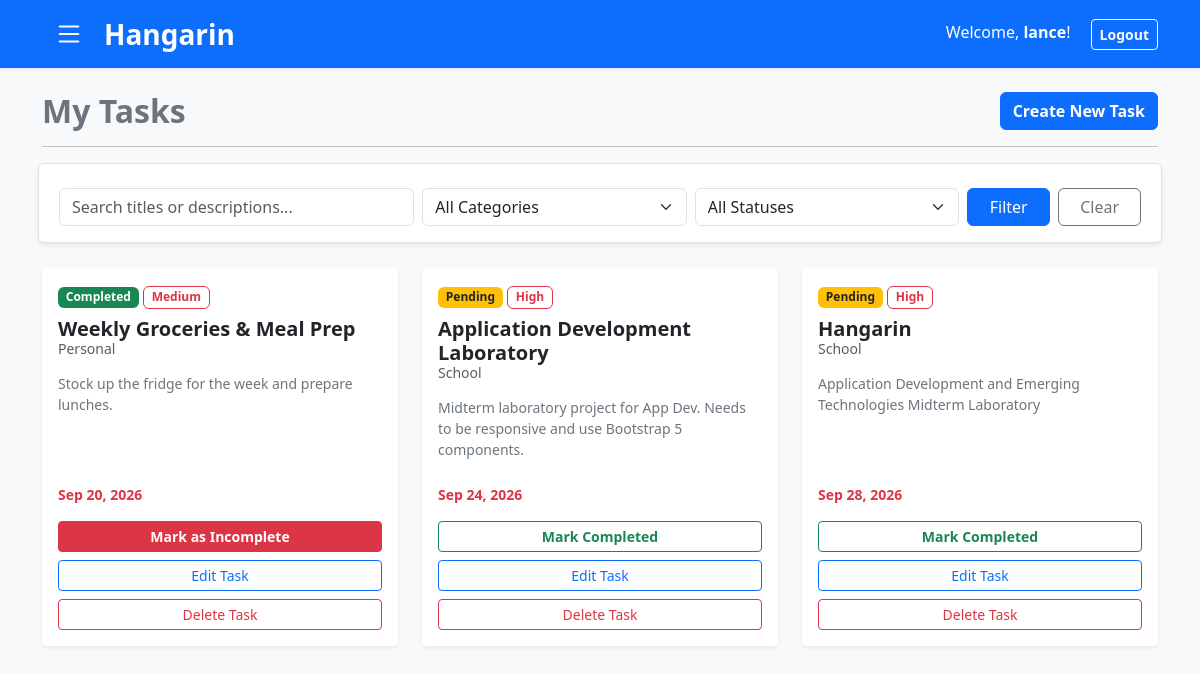
Page /?view=tasks (signed in) on the committed database.
### tasks/models.py (models this page shows, shortened)
class BaseModel(models.Model):
    created_at = models.DateTimeField(auto_now_add=True)
    updated_at = models.DateTimeField(auto_now=True)
    class Meta:
        abstract = True

class Task(BaseModel):
    title = models.CharField(max_length=200)
    description = models.TextField()
    deadline = models.DateTimeField()
    status = models.CharField(max_length=50, choices=STATUS_CHOICES, default="Pending")
    category = models.ForeignKey(Category, on_delete=models.CASCADE)
    priority = models.ForeignKey(Priority, on_delete=models.CASCADE)
    user = models.ForeignKey(User, on_delete=models.CASCADE, null=True, blank=True)

class Priority(BaseModel):
    name = models.CharField(max_length=100)
    class Meta:
        verbose_name = "Priority"
        verbose_name_plural = "Priorities"

class Category(BaseModel):
    name = models.CharField(max_length=100)
    class Meta:
        verbose_name = "Category"
        verbose_name_plural = "Categories"

### tasks/views.py (the view)
# urls.py: path('', views.task_list, name='task_list'),
@login_required
def task_list(request):
    base_tasks = Task.objects.filter(user=request.user)
    total_tasks = base_tasks.count()
    completed_tasks = base_tasks.filter(status='Completed').count()
    pending_tasks = base_tasks.filter(status='Pending').count()
    in_progress_tasks = base_tasks.filter(status='In Progress').count()
    tasks = base_tasks.select_related('category', 'priority').prefetch_related('subtask_set', 'note_set').order_by('deadline')
    search_query = request.GET.get('q', '')
    status_filter = request.GET.get('status', '')
    category_filter = request.GET.get('category', '')
    view_filter = request.GET.get('view', '')
    if search_query:
        tasks = tasks.filter(Q(title__icontains=search_query) | Q(description__icontains=search_query))
    if status_filter:
        tasks = tasks.filter(status=status_filter)
    current_category_id = None
    if category_filter:
        tasks = tasks.filter(category_id=category_filter)
        current_category_id = int(category_filter)
    context = {
        'tasks': tasks,
        'categories': Category.objects.all(),
        'statuses': [choice[0] for choice in STATUS_CHOICES],
        'current_search': search_query,
        'current_status': status_filter,
        'current_category': current_category_id,
        'current_view': view_filter,
        'total_tasks': total_tasks,
        'completed_tasks': completed_tasks,
        'pending_tasks': pending_tasks,
        'in_progress_tasks': in_progress_tasks,
    }
    return render(request, 'tasks/task_list.html', context)

### tasks/templates/tasks/task_list.html (shortened to what this page needs)
{% load socialaccount %}
<!DOCTYPE html>
<html lang="en">
<head>
    <link href="https://cdn.jsdelivr.net/npm/bootstrap@5.3.0/dist/css/bootstrap.min.css" rel="stylesheet">
</head>
<body class="bg-light">
    <nav class="navbar navbar-dark bg-primary shadow-sm mb-4">
        <div class="container d-flex justify-content-between align-items-center">
            <div class="d-flex align-items-center">
                <button class="btn btn-outline-light border-0 me-2 shadow-none" type="button" data-bs-toggle="offcanvas" data-bs-target="#slideMenu" aria-controls="slideMenu" title="Menu">
                </button>
                <a class="navbar-brand fw-bold fs-3 mb-0" href="{% url 'task_list' %}">Hangarin</a>
            </div>
            <div>
                {% if user.is_authenticated %}
                    <span class="text-white me-3 d-none d-md-inline">Welcome, <strong>{{ user.username }}</strong>!</span>
                    <form method="post" action="{% url 'account_logout' %}" class="d-inline">
                        <button type="submit" class="btn btn-outline-light btn-sm fw-bold">Logout</button>
                    </form>
                {% else %}
                    <a href="{% provider_login_url 'google' %}" class="btn btn-danger fw-bold shadow-sm">
                        Sign in
                    </a>
                {% endif %}
            </div>
        </div>
    </nav>
    <div class="container">
        <div class="row mb-3 align-items-center">
            <div class="col">
                <h2 class="fw-bold text-secondary mb-0">
                    {% if not current_status and not current_search and not current_category and not current_view %}
                        Dashboard
                    {% else %}
                        My Tasks
                    {% endif %}
                </h2>
            </div>
            <div class="col text-end">
                <a href="{% url 'task_create' %}" class="btn btn-primary fw-bold">Create New Task</a>
            </div>
        </div>
        <hr class="mb-4">
        {% if not current_status and not current_search and not current_category and not current_view %}
        <div class="row mb-4">
            <div class="col-6 col-md-3 mb-3">
                <div class="card bg-primary text-white shadow-sm border-0 h-100">
                    <div class="card-body text-center py-4">
                        <h2 class="display-6 fw-bold mb-0">{{ total_tasks }}</h2>
                        <span class="small text-white-50 fw-semibold text-uppercase">Total Tasks</span>
                    </div>
                </div>
            </div>
            <div class="col-6 col-md-3 mb-3">
                <div class="card bg-warning text-dark shadow-sm border-0 h-100">
                    <div class="card-body text-center py-4">
                        <h2 class="display-6 fw-bold mb-0">{{ pending_tasks }}</h2>
                        <span class="small text-muted fw-semibold text-uppercase">Pending</span>
                    </div>
                </div>
            </div>
            <div class="col-6 col-md-3 mb-3">
                <div class="card bg-info text-dark shadow-sm border-0 h-100">
                    <div class="card-body text-center py-4">
                        <h2 class="display-6 fw-bold mb-0">{{ in_progress_tasks }}</h2>
                        <span class="small text-muted fw-semibold text-uppercase">In Progress</span>
                    </div>
                </div>
            </div>
            <div class="col-6 col-md-3 mb-3">
                <div class="card bg-success text-white shadow-sm border-0 h-100">
                    <div class="card-body text-center py-4">
                        <h2 class="display-6 fw-bold mb-0">{{ completed_tasks }}</h2>
                        <span class="small text-white-50 fw-semibold text-uppercase">Completed</span>
                    </div>
                </div>
            </div>
        </div>
        {% else %}
        <div class="row mb-4">
            <div class="col">
                <form method="GET" action="{% url 'task_list' %}" class="row g-2 align-items-center bg-white p-3 shadow-sm rounded border">
                    <div class="col-md-4">
                        <input type="text" name="q" class="form-control" placeholder="Search titles or descriptions..." value="{{ current_search }}">
                    </div>
                    <div class="col-md-3">
                        <select name="category" class="form-select">
                            <option value="">All Categories</option>
                        </select>
                    </div>
                    <div class="col-md-3">
                        <select name="status" class="form-select">
                            <option value="">All Statuses</option>
                        </select>
                    </div>
                    <div class="col-md-2 d-flex gap-2">
                        <button type="submit" class="btn btn-primary w-100">Filter</button>
                        <a href="{% url 'task_list' %}{% if current_view == 'tasks' %}?view=tasks{% endif %}" class="btn btn-outline-secondary w-100">Clear</a>
                    </div>
                </form>
            </div>
        </div>
        <div class="row">
            {% for task in tasks %}
            <div class="col-md-6 col-lg-4 mb-4">
                <div class="card h-100 shadow-sm border-0">
                    <div class="card-body">
                        <div class="mb-2">
                            {% if task.status == 'Pending' %}
                                <span class="badge bg-warning text-dark">Pending</span>
                            {% elif task.status == 'In Progress' %}
                                <span class="badge bg-info text-dark">In Progress</span>
                            {% elif task.status == 'Completed' %}
                                <span class="badge bg-success">Completed</span>
                            {% else %}
                                <span class="badge bg-secondary">{{ task.status }}</span>
                            {% endif %}
                            {% if task.priority %}
                                <span class="badge border border-danger text-danger">{{ task.priority.name }}</span>
                            {% endif %}
                        </div>
                        <h5 class="card-title fw-bold mb-1">
                            <a href="{% url 'task_detail' task.pk %}" class="task-title-link">
                                {{ task.title }}
                            </a>
                        </h5>
                        <h6 class="card-subtitle mb-3 text-muted small">
                            {% if task.category %}{{ task.category.name }}{% else %}No Category{% endif %}
                        </h6>
                        <p class="card-text text-secondary small">{{ task.description|truncatechars:100 }}</p>
                    </div>
                    <div class="card-footer bg-white border-top-0 pb-3">
                        <div class="d-flex justify-content-between align-items-center small mb-3">
                            <span class="text-danger fw-semibold">
                                {{ task.deadline|date:"M d, Y" }}
                            </span>
                        </div>
                        {% if task.status != 'Completed' %}
                        <form action="{% url 'complete_task' task.pk %}" method="POST" class="d-grid mb-2">
                            <button type="submit" class="btn btn-sm btn-outline-success fw-bold">
                                Mark Completed
                            </button>
                        </form>
                        {% else %}
                        <form action="{% url 'undo_complete_task' task.pk %}" method="POST" class="d-grid mb-2">
                            <button type="submit" class="btn btn-sm btn-danger fw-bold">
                                Mark as Incomplete
                            </button>
                        </form>
                        {% endif %}
                        <div class="d-grid mb-2">
                            <a href="{% url 'task_update' task.pk %}" class="btn btn-sm btn-outline-primary">
                                Edit Task
                            </a>
                        </div>
                        <div class="d-grid">
                            <button type="button" class="btn btn-sm btn-outline-danger" data-bs-toggle="modal" data-bs-target="#deleteModal{{ task.pk }}">
                                Delete Task
                            </button>
                        </div>
                    </div>
                </div>
            </div>
            {% empty %}
            <div class="col text-center mt-5">
                <h4 class="text-muted">No tasks found. Get to work!</h4>
            </div>
            {% endfor %}
        </div>
        {% endif %}
    </div>
</body>
</html>

### tasks/templates/tasks/task_list.html (style rules this page uses)
.task-title-link { color: #212529; text-decoration: none; transition: all 0.2s ease-in-out; }

### rows in the picture
Task: status "Completed", priority.name "Medium", title "Weekly Groceries & Meal Prep", category.name "Personal", description "Stock up the fridge for the week and prepare lunches.", deadline "Sep 20, 2026"
Task: status "Pending", priority.name "High", title "Application Development Laboratory", category.name "School", description "Midterm laboratory project for App Dev. Needs to be responsive and use Bootstrap 5 components.", deadline "Sep 24, 2026"
Task: status "Pending", priority.name "High", title "Hangarin", category.name "School", description "Application Development and Emerging Technologies Midterm Laboratory", deadline "Sep 28, 2026"

### other values in the picture
{{ user.username }} "lance"
